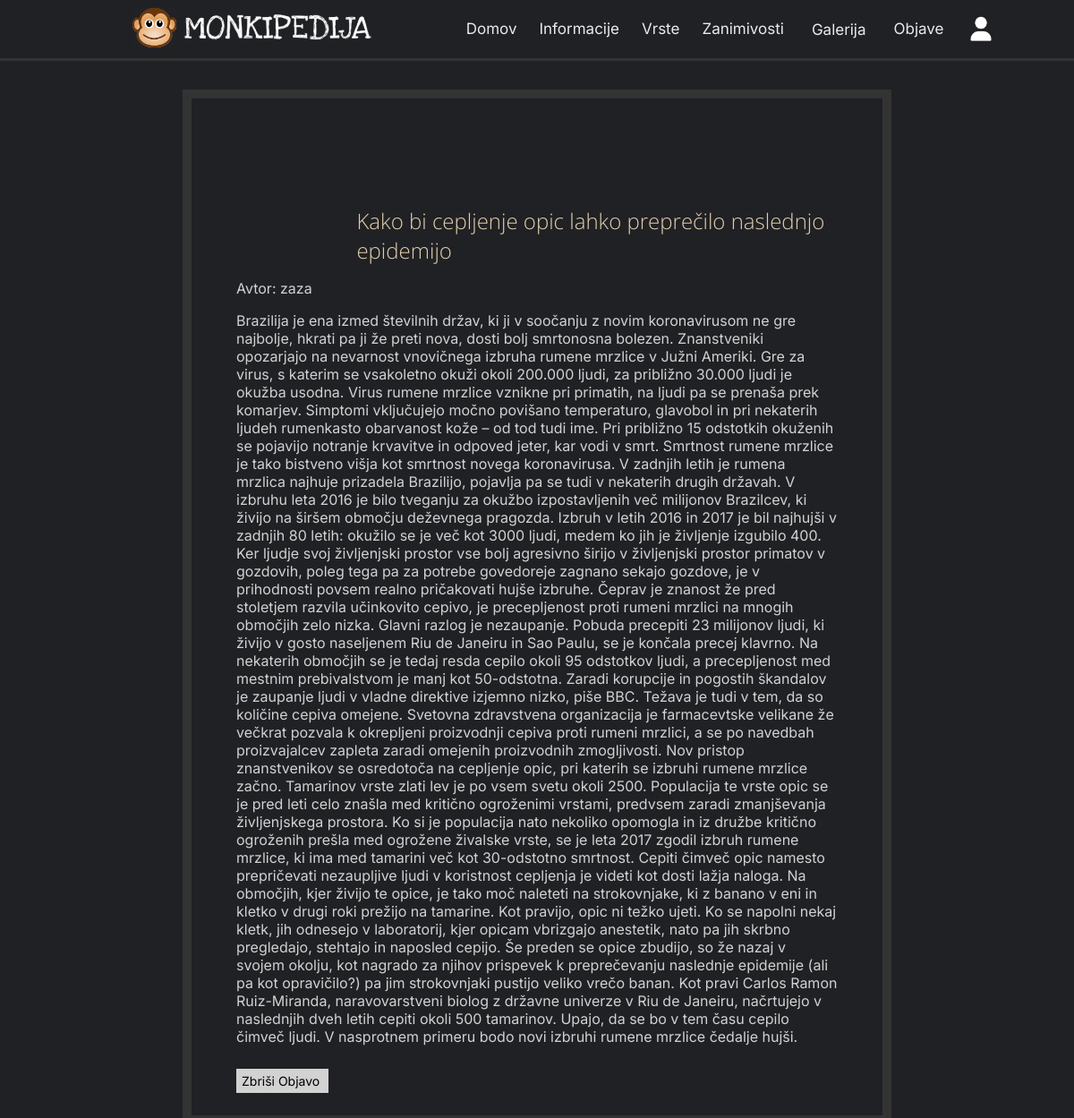
The app's page /Monkipedija/strani/vpogled.php?id=37 (signed in) with its own data.
### tables this page shows
CREATE TABLE `objave` (
  `id` int(11) NOT NULL,
  `naslov` varchar(250) NOT NULL,
  `vsebina` longblob NOT NULL,
  `avtor` varchar(50) NOT NULL
);

### Monkipedija/php/ustvari_objavo.php (called while the page is built, shortened)
<?php
$povezava = mysqli_connect("localhost", "root", "", "podatkovna_baza");
if (isset($_REQUEST["id"])) {
    $id = $_REQUEST["id"];
    $query2 = "select * from objave where id=$id";
    $sql1 = mysqli_query($povezava, $query2);
}

### Monkipedija/strani/vpogled.php (the view, shortened to what this page needs)
<?php
include "../php/ustvari_objavo.php"
?>
<!DOCTYPE html>
<html lang="sl">
<head>
    <?php
    include "../php/glava.php";
    ?>
</head>
<body>
    <?php
    if (isset($_SESSION['logged_in'])) {
        if ($_SESSION['logged_in'] == 1) {
            include "../php/prijavljen_navigacija.php";
        } else {
            include "../php/navigacija.php";
        }
    } else {
        include "../php/navigacija.php";
    }
    ?>
    <div class="vpogled">
        <?php foreach ($sql1 as $s1) { ?>
            <div>
                <h1 class="title11"><?php echo $s1["naslov"]; ?></h1>
            </div>
            <p>Avtor: <?php echo $s1["avtor"] ?></p>
            <p><?php echo $s1["vsebina"] ?></p>
        <?php } ?>
        <?php
        if (isset($_SESSION['logged_in'])) {
            if ($_SESSION["uporabniško_ime"] == $s1["avtor"]) {
                echo '<form method="post">
            <input hidden type="text" name="id" value="' . $s1["id"] . '">
            <button name="zbrisi" class="button6"> Zbriši Objavo </button>
        </form>';
            }
        }
        ?>
    </div>
</body>
</html>

### Monkipedija/styles.css (style rules this page uses)
* { text-decoration: none; }
html, body { margin: 0; padding: 0; background-color: rgb(32, 33, 36); }
html { overflow-y: scroll; }
.title11 { font-family: "Open Sans", sans-serif; font-size: 24px; color: rgb(226, 206, 175); font-weight: 300; margin-left: 20%; margin-top: 120px; }
.vpogled { border: 10px solid #333; margin-top: 100px; margin-left: 17%; margin-right: 17%; padding-left: 50px; padding-right: 50px; padding-bottom: 25px; font-size: 16px; font-family: "Inter"; color: rgb(210, 210, 210); background: rgb(32, 33, 36); }
.button6 { font-family: "Inter"; font-size: 14px; border: none; padding-right: 10px; padding-right: 10px; padding-top: 5px; padding-bottom: 5px; margin-top: 10px; background-color: rgb(210, 210, 210); }

### records on screen
objave: naslov "Kako bi cepljenje opic lahko preprečilo naslednjo epidemijo", avtor "zaza", vsebina "Brazilija je ena izmed številnih držav, ki ji v soočanju z novim koronavirusom ne gre najbolje, hkrati pa ji že preti nova, dosti bolj smrtonosna bolezen. Znanstveniki opozarjajo na nevarnost vnovičnega izbruha rumene mrzlice v Južni Ameriki. Gre za virus, s katerim se vsakoletno okuži okoli 200.000 ljudi, za približno 30.000 ljudi je okužba usodna. Virus rumene mrzlice vznikne pri primatih, na ljudi pa se prenaša prek komarjev. Simptomi vključujejo močno povišano temperaturo, glavobol in pri nekaterih ljudeh rumenkasto obarvanost kože – od tod tudi ime. Pri približno 15 odstotkih okuženih se pojavijo notranje krvavitve in odpoved jeter, kar vodi v smrt. Smrtnost rumene mrzlice je tako…"
